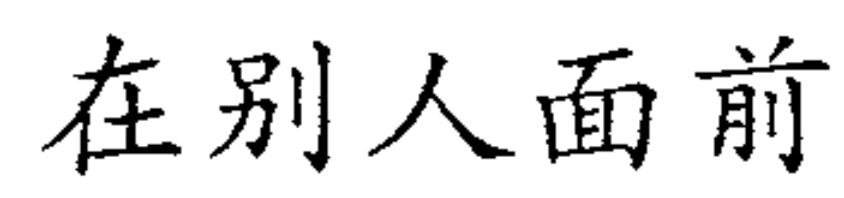
#> input picture b.png, 844 x 198 px
$ jupyter execute Contours.ipynb   (shell and % lines are left out)
#> lines starting #> are read from the running program, lines starting #| are printed output that depends on the picture; after the words box and inside, x2 and y2 are one past the last pixel; in counts of white or black regions, pixels touching at a corner belong together
[cell 1]
import webbrowser
import urllib

from pynput import keyboard
from pynput.mouse import Controller
import pyautogui

import numpy as np
import cv2
from PIL import Image

import pickle
import matplotlib.pyplot as plt

[cell 2]
im = cv2.imread('b.png',0)
#> im is the input picture: shape (198, 844); min 0, max 255, mean 226.8
plt.imshow(im, cmap="gray")

[cell 3]
t, im_thresh = cv2.threshold(im,200,255,cv2.THRESH_BINARY)
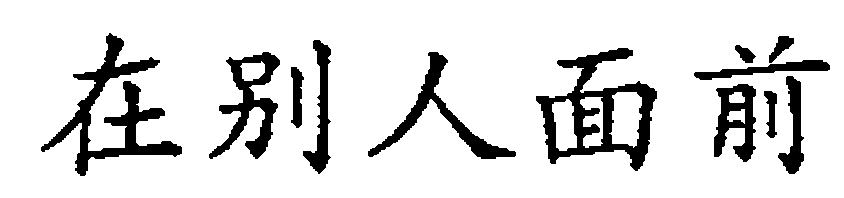
#> im_thresh: shape (198, 844); 86.9% white; 12 black regions, largest, box (x1, y1, x2, y2) and area: (536, 48, 657, 171) 5027, (41, 33, 182, 176) 4779, (209, 52, 280, 159) 2658
plt.imshow(im_thresh)


$ run again, with a.png copied over b.png
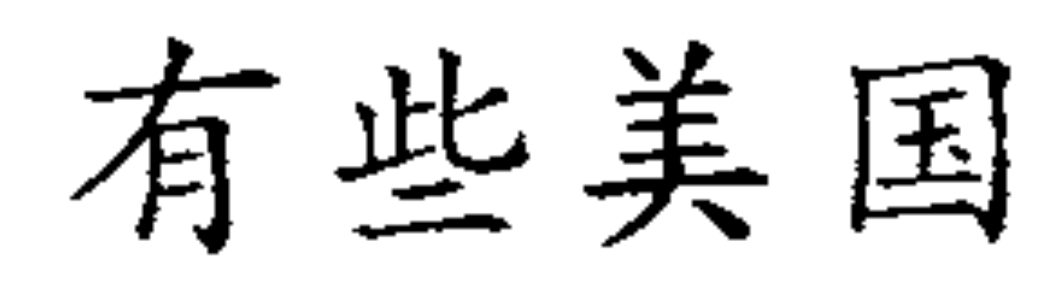
#> input picture a.png, 1062 x 294 px
#> im is the input picture: shape (294, 1062); min 0, max 255, mean 223
#> `t, im_thresh = cv2.threshold(im,200,255,cv2.THRESH_BINARY)`:
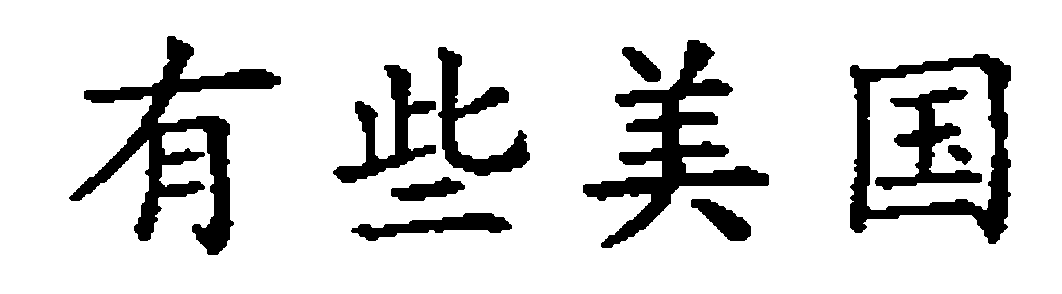
#> im_thresh: shape (294, 1062); 85.1% white; 11 black regions, largest, box (x1, y1, x2, y2) and area: (69, 36, 281, 255) 11456, (583, 40, 769, 248) 10024, (850, 54, 1011, 244) 8340

$ run again, with 254.jpg saved as b.png
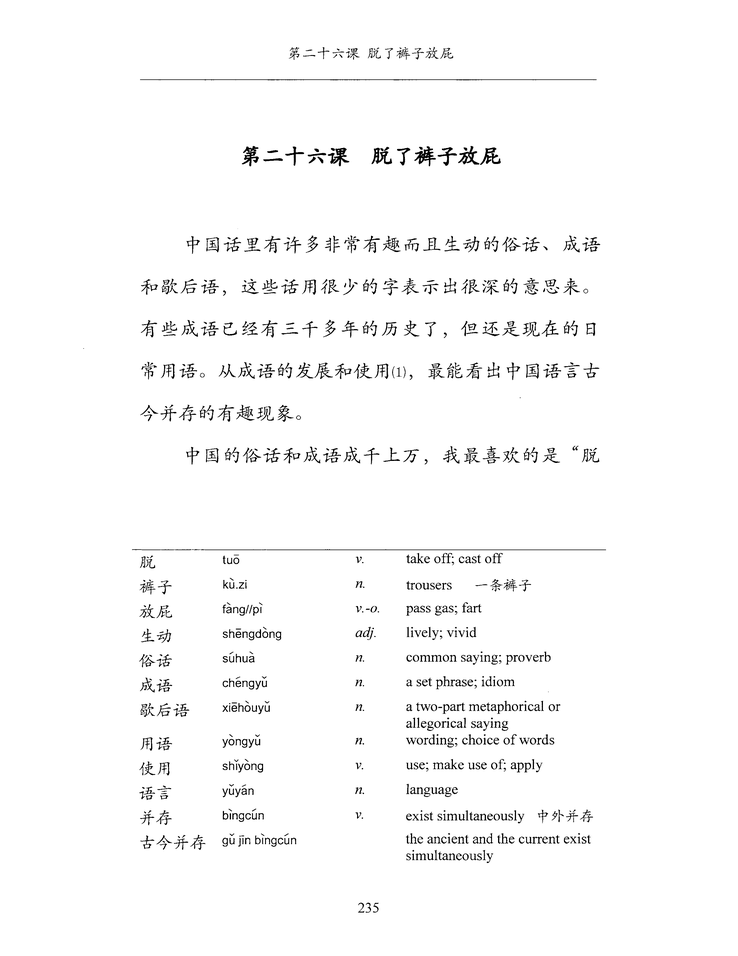
#> input picture 254.jpg, 738 x 956 px, shrunk from 2550 x 3300 before the run
#> im is the input picture: shape (956, 738); min 0, max 255, mean 249.1
#> `t, im_thresh = cv2.threshold(im,200,255,cv2.THRESH_BINARY)`:
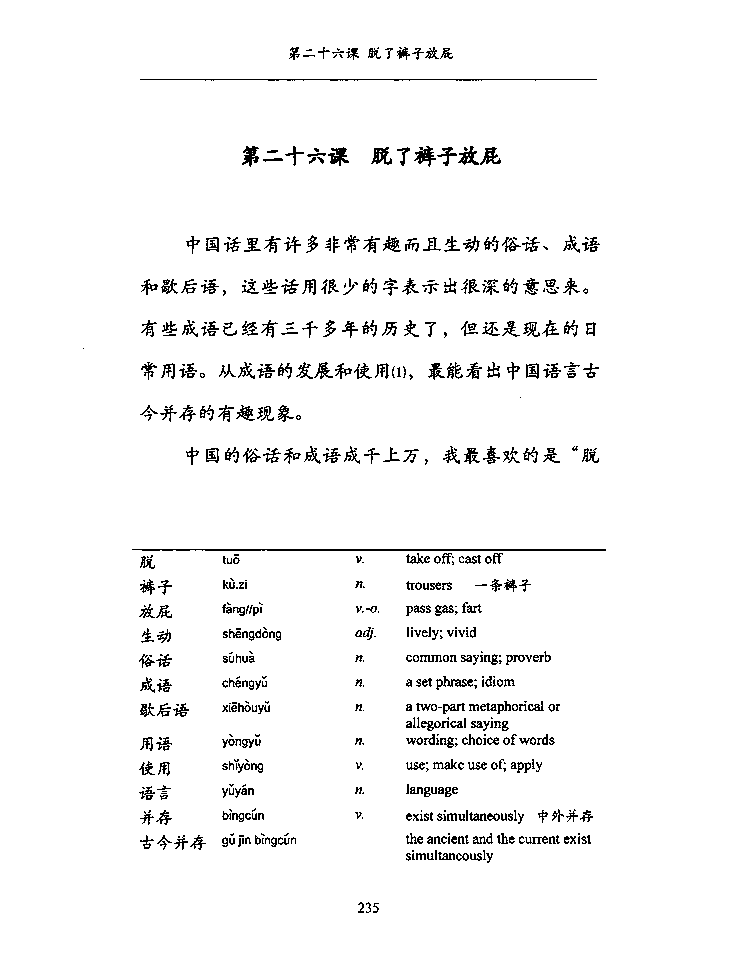
#> im_thresh: shape (956, 738); 96.4% white; black in thin lines or dots, all inside (x1, y1, x2, y2) = (83, 47, 606, 913)

$ run again, with 255.jpg saved as b.png
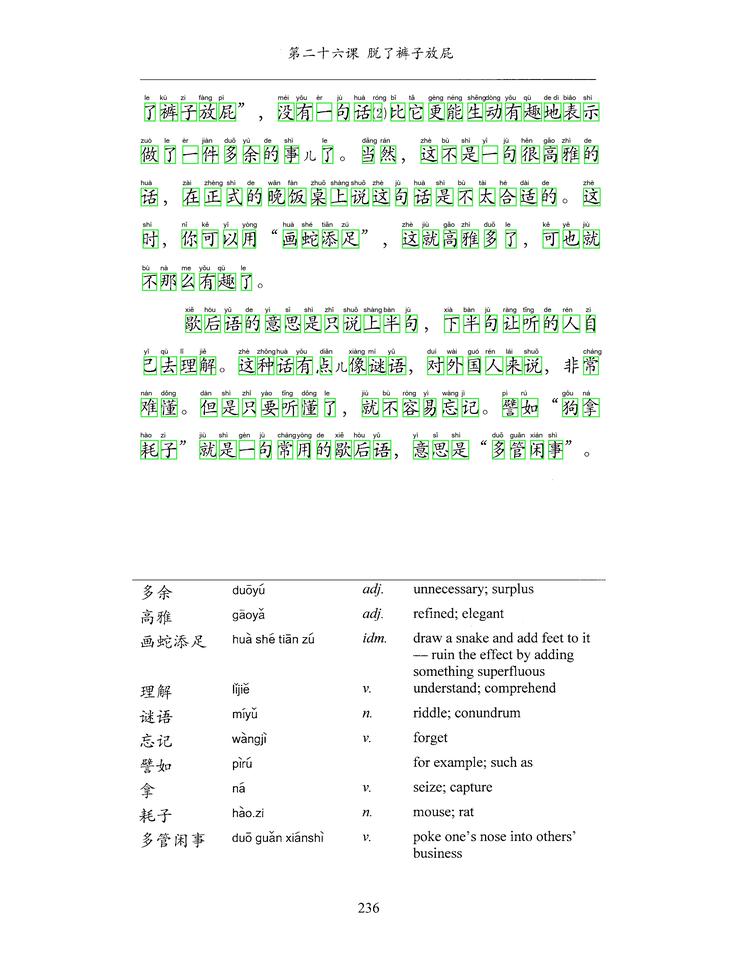
#> input picture 255.jpg, 738 x 956 px, shrunk from 2550 x 3300 before the run
#> `im = cv2.imread('b.png',0)`:
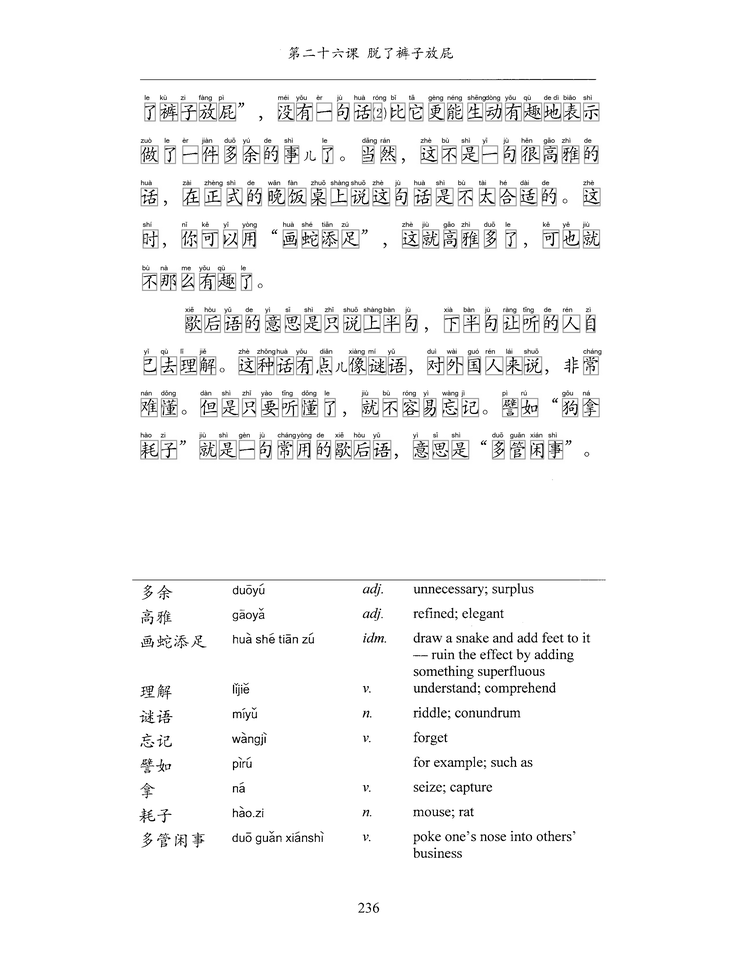
#> im: shape (956, 738); min 0, max 255, mean 246.3
#> `t, im_thresh = cv2.threshold(im,200,255,cv2.THRESH_BINARY)`:
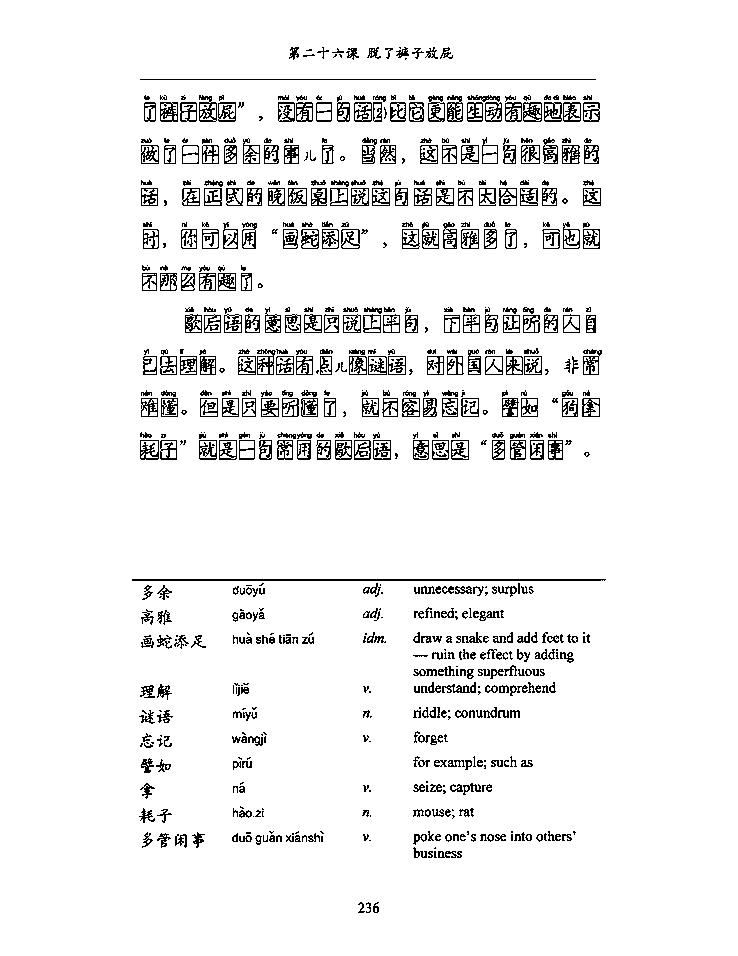
#> im_thresh: shape (956, 738); 93.8% white; black in thin lines or dots, all inside (x1, y1, x2, y2) = (132, 47, 606, 913)
